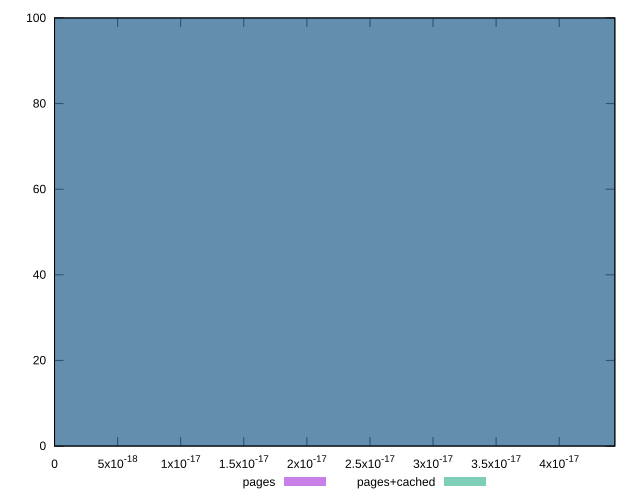

Write the gnuplot code that produced this figure.
reset

$pages <<EOF
0 100
EOF

$pagesCached <<EOF
0 100
EOF

set key outside below
set boxwidth 1e-12
set xrange [0:4.4408920985006264e-17]
set yrange [0:100]
set trange [0:100]
set style fill transparent solid 0.5 noborder
set terminal svg size 640, 500 enhanced background rgb 'white'
set output "report_00013_2021-02-09T12-04-24.940Z/meta/score-difference/comparison/histogram/0_vs_1.svg"

plot $pages title "pages" with boxes, \
     $pagesCached title "pages+cached" with boxes

reset
